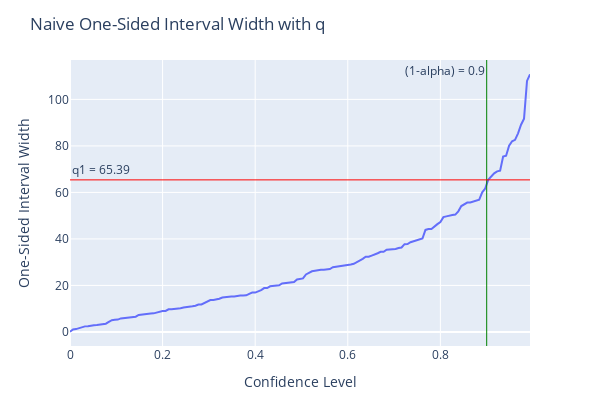
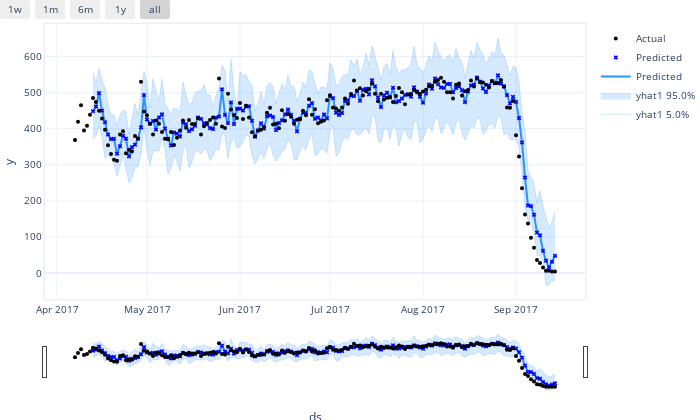

These figures' notebook cell, in order:
### Code cell
naive_forecast = naive_model.conformal_predict(
    resort_test,
    calibration_df=resort_cal,
    alpha=1 - confidence_lv,
    method="naive",
    plotting_backend="plotly-static",
    show_all_PI=True,
)

naive_model.highlight_nth_step_ahead_of_each_forecast(1).plot(naive_forecast)

### Figure 1 — Plotly figure (JSON) as saved in the notebook; plotly's stock layout.template omitted (floating-point values rounded to 4 significant figures; data arrays with more than 128 entries replaced by an {"elided": "..."} marker saying what was removed)
{"data": [{"hovertemplate": "Confidence Level=%{x}<br>One-Sided Interval Width=%{y}<extra></extra>", "legendgroup": "", "line": {"color": "#636efa", "dash": "solid"}, "marker": {"symbol": "circle"}, "mode": "lines", "name": "", "orientation": "v", "showlegend": false, "type": "scatter", "x": {"elided": "155 float values"}, "xaxis": "x", "y": {"elided": "155 float values"}, "yaxis": "y"}], "layout": {"annotations": [{"showarrow": false, "text": "(1-alpha) = 0.9", "x": 0.9, "xanchor": "right", "xref": "x", "y": 1, "yanchor": "top", "yref": "y domain"}, {"showarrow": false, "text": "q1 = 65.39", "x": 0, "xanchor": "left", "xref": "x domain", "y": 65.39, "yanchor": "bottom", "yref": "y"}], "height": 400, "legend": {"tracegroupgap": 0}, "margin": {"b": 50, "l": 70, "r": 70, "t": 60}, "shapes": [{"line": {"color": "green", "width": 1}, "type": "line", "x0": 0.9, "x1": 0.9, "xref": "x", "y0": 0, "y1": 1, "yref": "y domain"}, {"line": {"color": "red", "width": 1}, "type": "line", "x0": 0, "x1": 1, "xref": "x domain", "y0": 65.39, "y1": 65.39, "yref": "y"}], "title": {"text": "Naive One-Sided Interval Width with q"}, "width": 600, "xaxis": {"anchor": "y", "domain": [0, 1], "title": {"text": "Confidence Level"}}, "yaxis": {"anchor": "x", "domain": [0, 1], "title": {"text": "One-Sided Interval Width"}}}}

### Figure 2 — Plotly figure (JSON) as saved in the notebook; plotly's stock layout.template omitted (floating-point values rounded to 4 significant figures; data arrays with more than 128 entries replaced by an {"elided": "..."} marker saying what was removed)
{"data": [{"fillcolor": "rgba(45, 146, 255, 0.2)", "line": {"color": "rgba(45, 146, 255, 0.2)", "width": 1}, "mode": "lines", "name": "yhat1 5.0%", "type": "scatter", "x": {"elided": "161 str values"}, "y": {"elided": "161 float values"}}, {"fill": "tonexty", "fillcolor": "rgba(45, 146, 255, 0.2)", "line": {"color": "rgba(45, 146, 255, 0.2)", "width": 1}, "mode": "lines", "name": "yhat1 95.0%", "type": "scatter", "x": {"elided": "161 str values"}, "y": {"elided": "161 float values"}}, {"line": {"color": "#2d92ff", "width": 2}, "mode": "lines", "name": "Predicted", "type": "scatter", "x": {"elided": "161 str values"}, "y": {"elided": "161 float values"}}, {"marker": {"color": "blue", "size": 4, "symbol": "x"}, "mode": "markers", "name": "Predicted", "type": "scatter", "x": {"elided": "161 str values"}, "y": {"elided": "161 float values"}}, {"marker": {"color": "black", "size": 4}, "mode": "markers", "name": "Actual", "type": "scatter", "x": {"elided": "161 str values"}, "y": {"elided": "161 int values"}}], "layout": {"autosize": true, "font": {"size": 10}, "height": 420, "hovermode": "x unified", "margin": {"b": 0, "l": 0, "pad": 0, "r": 10, "t": 10}, "showlegend": true, "title": {"font": {"size": 12}}, "width": 700, "xaxis": {"linewidth": 1.5, "mirror": true, "rangeselector": {"buttons": [{"count": 7, "label": "1w", "step": "day", "stepmode": "backward"}, {"count": 1, "label": "1m", "step": "month", "stepmode": "backward"}, {"count": 6, "label": "6m", "step": "month", "stepmode": "backward"}, {"count": 1, "label": "1y", "step": "year", "stepmode": "backward"}, {"step": "all"}]}, "rangeslider": {"visible": true}, "showline": true, "title": {"text": "ds"}, "type": "date"}, "yaxis": {"linewidth": 1.5, "mirror": true, "showline": true, "title": {"text": "y"}}}}
